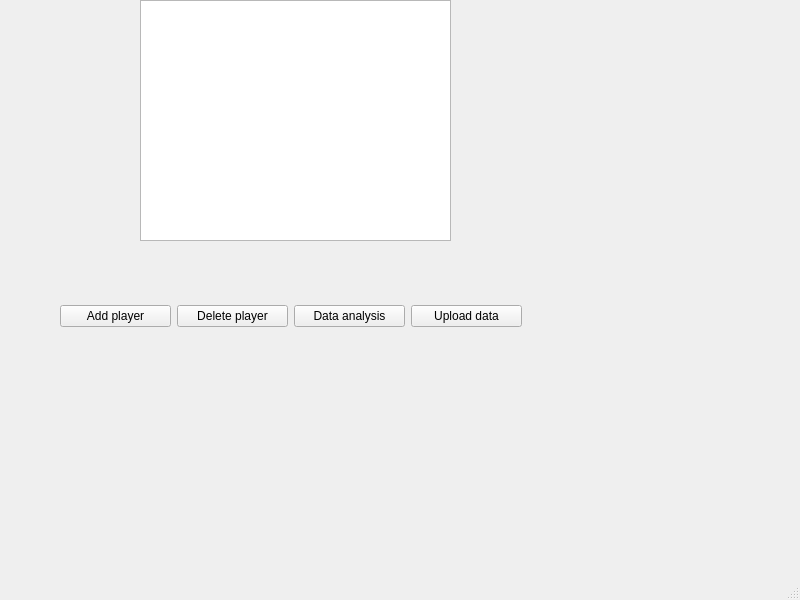
<?xml version="1.0" encoding="UTF-8"?>
<ui version="4.0">
 <class>MainWindow</class>
 <widget class="QMainWindow" name="MainWindow">
  <property name="geometry">
   <rect>
    <x>0</x>
    <y>0</y>
    <width>800</width>
    <height>600</height>
   </rect>
  </property>
  <property name="windowTitle">
   <string>MainWindow</string>
  </property>
  <widget class="QWidget" name="centralwidget">
   <widget class="QTableWidget" name="tableWidget">
    <property name="geometry">
     <rect>
      <x>140</x>
      <y>0</y>
      <width>311</width>
      <height>241</height>
     </rect>
    </property>
   </widget>
   <widget class="QWidget" name="layoutWidget">
    <property name="geometry">
     <rect>
      <x>60</x>
      <y>300</y>
      <width>462</width>
      <height>32</height>
     </rect>
    </property>
    <layout class="QHBoxLayout" name="horizontalLayout">
     <item>
      <widget class="QPushButton" name="addButton">
       <property name="text">
        <string>Add player</string>
       </property>
      </widget>
     </item>
     <item>
      <widget class="QPushButton" name="deleteButton">
       <property name="text">
        <string>Delete player</string>
       </property>
      </widget>
     </item>
     <item>
      <widget class="QPushButton" name="dataAnalysis">
       <property name="text">
        <string>Data analysis</string>
       </property>
      </widget>
     </item>
     <item>
      <widget class="QPushButton" name="pushButton_4">
       <property name="text">
        <string>Upload data</string>
       </property>
      </widget>
     </item>
    </layout>
   </widget>
  </widget>
  <widget class="QMenuBar" name="menubar">
   <property name="geometry">
    <rect>
     <x>0</x>
     <y>0</y>
     <width>800</width>
     <height>37</height>
    </rect>
   </property>
  </widget>
  <widget class="QStatusBar" name="statusbar"/>
 </widget>
 <resources/>
 <connections/>
</ui>
